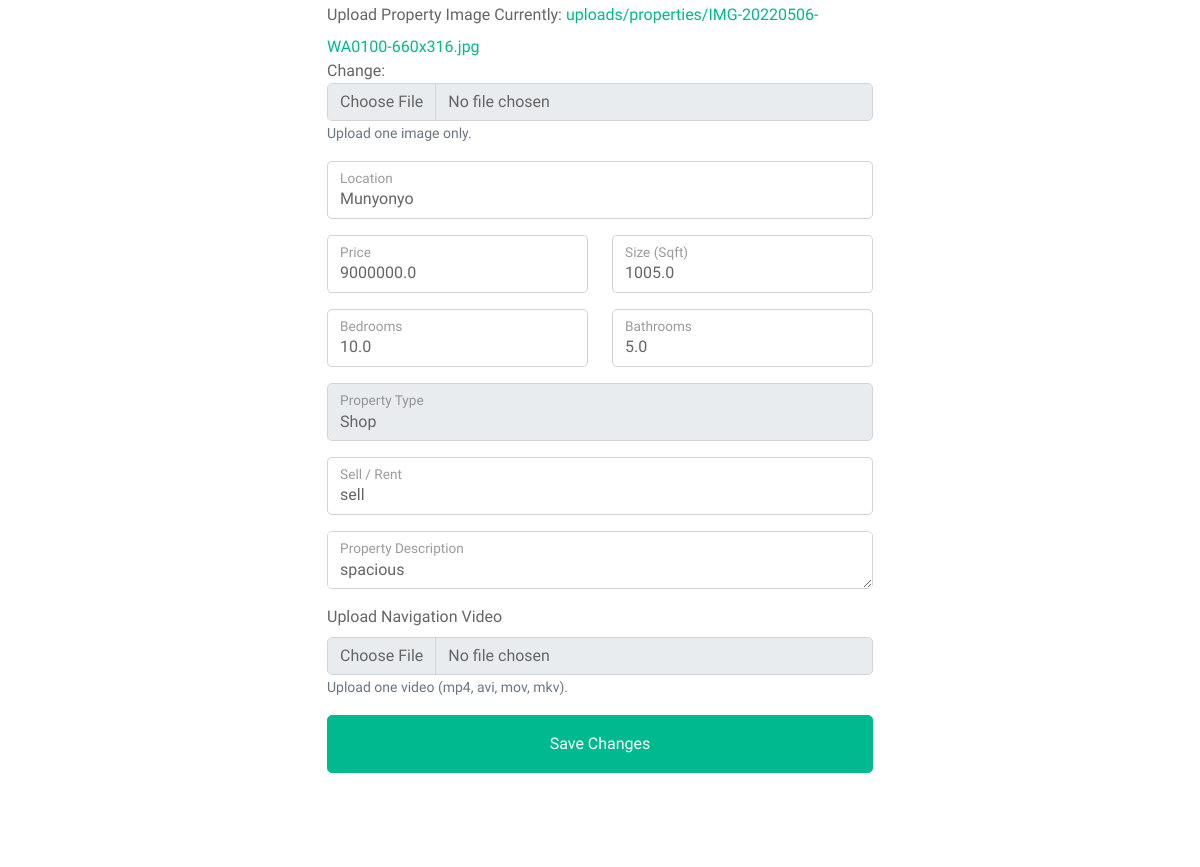
The app's page /property/edit/8/ (middle part), older data.
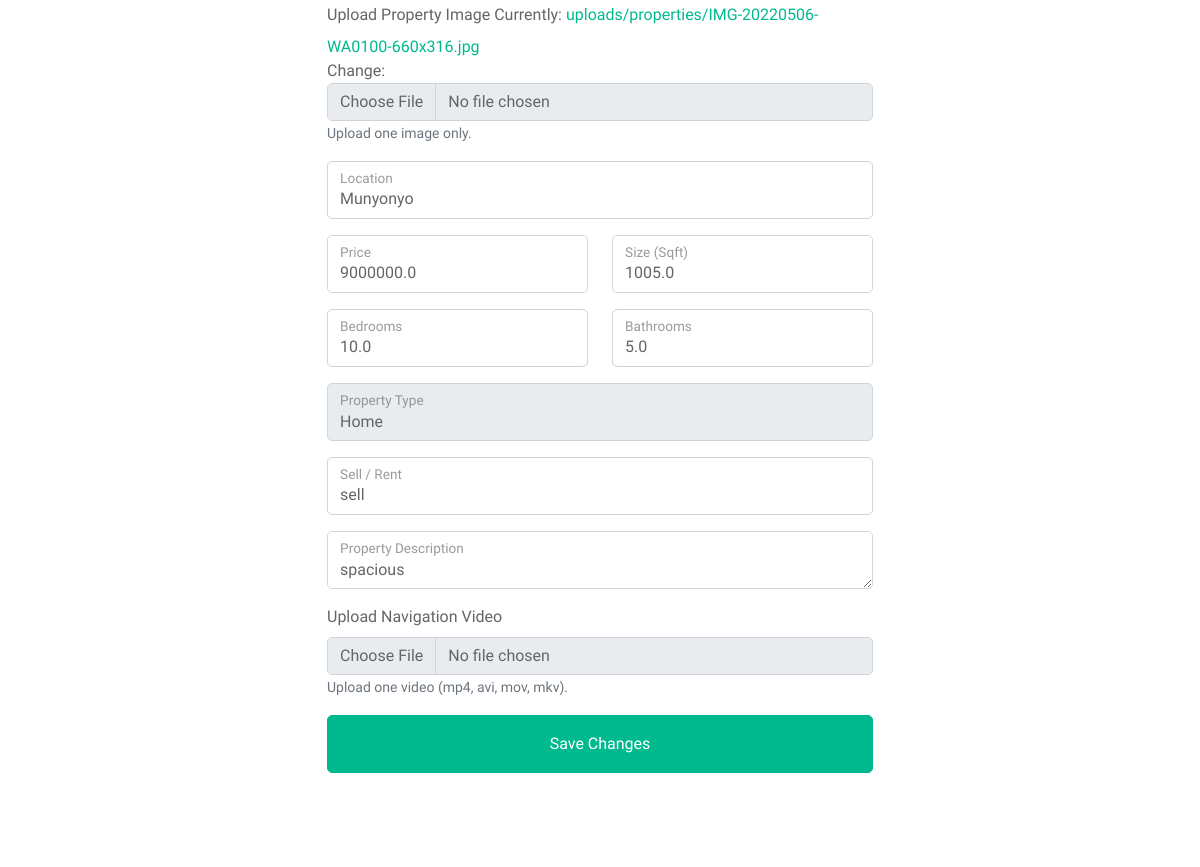
The same page, newer data.
### Home/models.py (models this page shows, shortened)
class Property(models.Model):
    name = models.CharField(max_length=100)
    agent = models.ForeignKey(Agent, on_delete=models.CASCADE, null=True)
    price = models.FloatField(null=True)
    type = models.ForeignKey(Type, on_delete=models.CASCADE, default=1)
    picture= models.ImageField(upload_to='uploads/properties/',default=1)
    description = models.TextField(max_length=2000)
    size = models.FloatField(null=True)
    bedrooms = models.FloatField(null=True)
    bathrooms = models.FloatField(null=True)
    location = models.CharField(max_length=100, default='location')
    selrent = models.CharField(max_length=50,default='rent/sell')
    nav_video = models.FileField(
        upload_to="uploads/properties/videos/",
        null=True,
    )

### Home/views.py (the view)
# urls.py: path('property/edit/<int:pk>/', views.edit_property, name='edit_property'),
def edit_property(request, pk):
    property_instance = get_object_or_404(Property, pk=pk)
    if request.method == "POST":
        form = PropertyEditForm(request.POST, request.FILES, instance=property_instance)
        if form.is_valid():
            form.save()
            return redirect("manage")
    else:
        form = PropertyEditForm(instance=property_instance)
    return render(request, "property-edit.html", {"form": form})

### Home/forms.py
class PropertyEditForm(forms.ModelForm):
    class Meta:
        model = Property
        exclude = ['agent']

### Home/context_processors.py (called while the page is built)
def is_agent(request):
    if request.user.is_authenticated:
        return {'is_agent': request.user.groups.filter(name="Agents").exists()}
    return {'is_agent': False}

### Home/models.py (called while the page is built)
    def __str__(self):
         return self.name

### Home/templates/property-edit.html (shortened to what this page needs)
{% extends "main.html" %}
{% load widget_tweaks %}
{% block body %}
<div class="container-xxl py-5">
    <div class="container">
        <div class="row justify-content-center">
            <div class="col-md-6">
                <form method="POST" enctype="multipart/form-data">
                    <div class="mb-3">
                        <label class="form-label">Upload Property Image</label>
                        {{ form.picture|add_class:"form-control" }}
                        <small class="form-text text-muted">Upload one image only.</small>
                    </div>
                    <div class="form-floating mb-3">
                        {{ form.location|add_class:"form-control" }}
                        <label for="{{ form.location.id_for_label }}">Location</label>
                    </div>
                    <div class="row mb-3">
                        <div class="col-md-6">
                            <div class="form-floating">
                                {{ form.price|add_class:"form-control" }}
                                <label for="{{ form.price.id_for_label }}">Price</label>
                            </div>
                        </div>
                        <div class="col-md-6">
                            <div class="form-floating">
                                {{ form.size|add_class:"form-control" }}
                                <label for="{{ form.size.id_for_label }}">Size (Sqft)</label>
                            </div>
                        </div>
                    </div>
                    <div class="row mb-3">
                        <div class="col-md-6">
                            <div class="form-floating">
                                {{ form.bedrooms|add_class:"form-control" }}
                                <label for="{{ form.bedrooms.id_for_label }}">Bedrooms</label>
                            </div>
                        </div>
                        <div class="col-md-6">
                            <div class="form-floating">
                                {{ form.bathrooms|add_class:"form-control" }}
                                <label for="{{ form.bathrooms.id_for_label }}">Bathrooms</label>
                            </div>
                        </div>
                    </div>
                    <div class="form-floating mb-3">
                        {{ form.type|add_class:"form-control" }}
                        <label for="{{ form.type.id_for_label }}">Property Type</label>
                    </div>
                    <div class="form-floating mb-3">
                        {{ form.selrent|add_class:"form-control" }}
                        <label for="{{ form.selrent.id_for_label }}">Sell / Rent</label>
                    </div>
                    <div class="form-floating mb-3">
                        {{ form.description|add_class:"form-control" }}
                        <label for="{{ form.description.id_for_label }}">Property Description</label>
                    </div>
                    <div class="mb-3">
                        <label class="form-label">Upload Navigation Video</label>
                        {{ form.nav_video|add_class:"form-control" }}
                        <small class="form-text text-muted">Upload one video (mp4, avi, mov, mkv).</small>
                    </div>
                    <button type="submit" class="btn btn-primary w-100 py-3">Save Changes</button>
                </form>
            </div>
        </div>
    </div>
</div>
{% endblock body %}

Row changes from the older to the newer data that the page shows:
changed Property "Munyonyo": type "Shop" → "Home"
